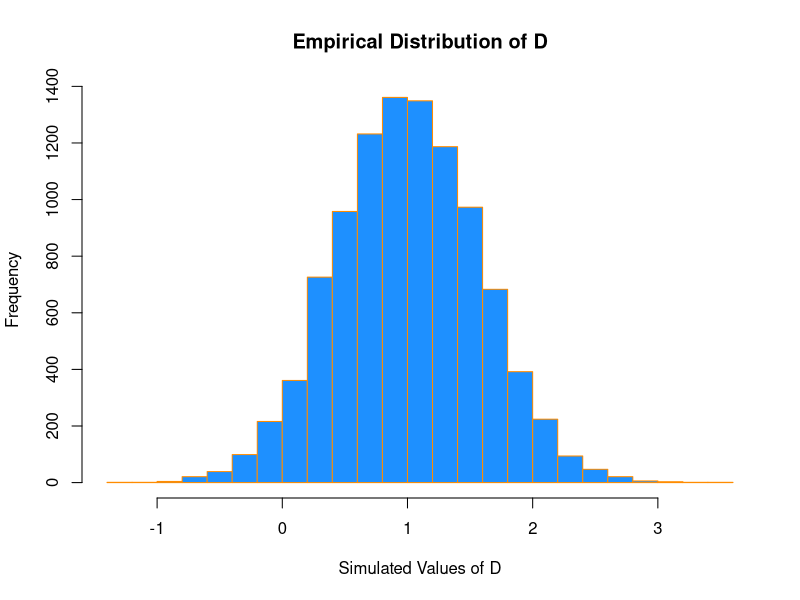
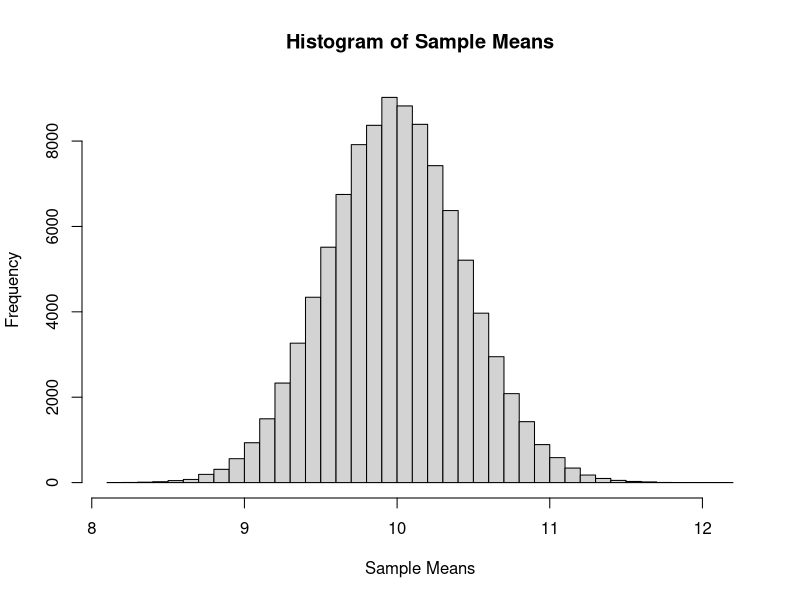
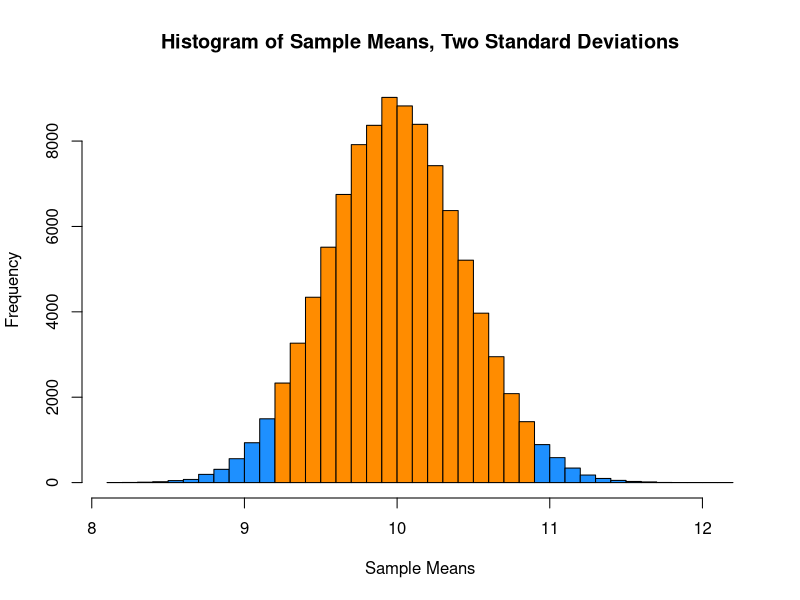

These figures' R source, in order:
# See ch5_probability_and_statistics.pdf

# ch5_probability_and_statistics.R

# Code from Chapter 5 of Applied Statistics

# Text and code used from:
# Applied Statistics with R
# 2021-07-23

# The license for Applied Statistics with R is given in the line below.
# This work is licensed under a Creative Commons Attribution- NonCommercial-ShareAlike 4.0 International License.

# The most current version of Applied Statistics with R should be available at:
# https://github.com/daviddalpiaz/appliedstats




# Chapter 5 Probability and Statistics in R
# 5.1 Probability in R
# 5.1.1 Distributions
# When working with different statistical distributions, we often want to make probabilistic statements based on the distribution.
# 
# We typically want to know one of four things:
#   
#   The density (pdf) at a particular value.
# The distribution (cdf) at a particular value.
# The quantile value corresponding to a particular probability.
# A random draw of values from a particular distribution.
# This used to be done with statistical tables printed in the back of textbooks. Now, R has functions for obtaining density, distribution, quantile and random values.
# 
# The general naming structure of the relevant R functions is:
#   
# dname calculates density (pdf) at input x.
# pname calculates distribution (cdf) at input x.
# qname calculates the quantile at an input probability.
# rname generates a random draw from a particular distribution.
# Note that name represents the name of the given distribution.



# To calculate the value of the pdf at x = 3, that is, the height of the curve at x = 3, use:
  
dnorm(x = 3, mean = 2, sd = 5)
## [1] 0.07820854

# To calculate the value of the cdf at x = 3  
#  the probability that  
# X
# is less than or equal to 3, use:
  
pnorm(q = 3, mean = 2, sd = 5)
## [1] 0.5792597

#Or, to calculate the quantile for probability 0.975, use:
  
qnorm(p = 0.975, mean = 2, sd = 5)

## [1] 11.79982

# Lastly, to generate a random sample of size n = 10, use:
  
rnorm(n = 10, mean = 2, sd = 5)
##  [1] -0.4667089  4.5714959  0.9830431 -3.4225013 -1.0426051  2.2234424
##  [7]  2.4282513  1.5055427  1.6161154  4.5332452

# These functions exist for many other distributions 
# Example 
#   
dbinom(x = 6, size = 10, prob = 0.75)
## [1] 0.145998

# Also note that, when using the dname functions with discrete distributions, they are the pmf of the distribution. For example, the above command is  


# 5.2 Hypothesis Tests in R
# A prerequisite for STAT 420 is an understanding of the basics of hypothesis testing.  hypothesis are specified. Usually the null specifies a particular value of a parameter.
# With given data, the value of the test statistic is calculated.
# Under the general assumptions, as well as assuming the null hypothesis is true, the distribution of the test statistic is known.
# Given the distribution and value of the test statistic, as well as the form of the alternative hypothesis, we can calculate a p-value of the test.
# Based on the p-value and pre-specified level of significance, we make a decision. One of:
#   
# Fail to reject the null hypothesis.
# Reject the null hypothesis.
# We’ll do some quick review of two of the most common tests to show how they are performed using R.
# 
# 5.2.1 One Sample t-Test:
# 
# 5.2.2 One Sample t-Test: Example
# Suppose a grocery store sells “16 ounce” boxes of Captain Crisp cereal. A random sample of 9 boxes was taken and weighed. The weight in ounces are stored in the data frame capt_crisp.

capt_crisp = data.frame(weight = c(15.5, 16.2, 16.1, 15.8, 15.6, 16.0, 15.8, 15.9, 16.2))

#The company that makes Captain Crisp cereal claims that the average weight of a box is at least 16 ounces. We will assume the weight of cereal in a box is normally distributed and use a 0.05 level of significance to test the company’s claim.

x_bar = mean(capt_crisp$weight)
s     = sd(capt_crisp$weight)
mu_0  = 16
n     = 9

# We can then easily compute the test statistic.

t = (x_bar - mu_0) / (s / sqrt(n))
t
## [1] -1.2

# Under the null hypothesis, the test statistic has a  
# t
# distribution 
# 
# To complete the test, we need to obtain the p-value of the test. Since this is a one-sided test with a less-than alternative, we need the area to the left of -1.2 for a  
# t distribution with 8 degrees of freedom. 




pt(t, df = n - 1)
## [1] 0.1322336

# We now have the p-value of our test, which is greater than our significance level (0.05), so we fail to reject the null hypothesis.
# 
# Alternatively, this entire process could have been completed using one line of R code.

t.test(x = capt_crisp$weight, mu = 16, alternative = c("less"), conf.level = 0.95)

## 
##  One Sample t-test
## 
## data:  capt_crisp$weight
## t = -1.2, df = 8, p-value = 0.1322
## alternative hypothesis: true mean is less than 16
## 95 percent confidence interval:
##      -Inf 16.05496
## sample estimates:
## mean of x 
##      15.9

# We supply R with the data, the hypothesized value of  
# μ
# , the alternative, and the confidence level. R then returns a wealth of information including:
#   
#   The value of the test statistic.
# The degrees of freedom of the distribution under the null hypothesis.
# The p-value of the test.
# The confidence interval which corresponds to the test.
# An estimate of  
# μ
# .
# Since the test was one-sided, R returned a one-sided confidence interval. If instead we wanted a two-sided interval for the mean weight of boxes of Captain Crisp cereal we could modify our code.

capt_test_results = t.test(capt_crisp$weight, mu = 16, alternative = c("two.sided"), conf.level = 0.95)

# This time we have stored the results. By doing so, we can directly access portions of the output from t.test(). To see what information is available we use the names() function.

names(capt_test_results)
##  [1] "statistic"   "parameter"   "p.value"     "conf.int"    "estimate"   
##  [6] "null.value"  "stderr"      "alternative" "method"      "data.name"
# We are interested in the confidence interval which is stored in conf.int.

capt_test_results$conf.int
## [1] 15.70783 16.09217
## attr(,"conf.level")
## [1] 0.95
# Let’s check this interval “by hand.” The one piece of information we are missing is the critical value,  


qt(0.975, df = 8)
## [1] 2.306004



c(mean(capt_crisp$weight) - qt(0.975, df = 8) * sd(capt_crisp$weight) / sqrt(9), mean(capt_crisp$weight) + qt(0.975, df = 8) * sd(capt_crisp$weight) / sqrt(9))
## [1] 15.70783 16.09217

#5.2.3 Two Sample t-Test: Review


#5.2.4 Two Sample t-Test: Example


x = c(70, 82, 78, 74, 94, 82)
n = length(x)

y = c(64, 72, 60, 76, 72, 80, 84, 68)
m = length(y)

# First, note that we can calculate the sample means and standard deviations.

x_bar = mean(x)
s_x   = sd(x)
y_bar = mean(y)
s_y   = sd(y)

# We can then calculate the pooled standard deviation.

s_p = sqrt(((n - 1) * s_x ^ 2 + (m - 1) * s_y ^ 2) / (n + m - 2))


t = ((x_bar - y_bar) - 0) / (s_p * sqrt(1 / n + 1 / m))
t
## [1] 1.823369


1 - pt(t, df = n + m - 2)
## [1] 0.04661961

# we could have simply performed this test in one line of R.

t.test(x, y, alternative = c("greater"), var.equal = TRUE)
## 
##  Two Sample t-test
## 
## data:  x and y
## t = 1.8234, df = 12, p-value = 0.04662
## alternative hypothesis: true difference in means is greater than 0
## 95 percent confidence interval:
##  0.1802451       Inf
## sample estimates:
## mean of x mean of y 
##        80        72

# Recall that a two-sample  
# t
# -test can be done with or without an equal variance assumption. Here var.equal = TRUE tells R we would like to perform the test under the equal variance assumption.
# 
# Above we carried out the analysis using two vectors x and y. In general, we will have a preference for using data frames.

t_test_data = data.frame(values = c(x, y), group  = c(rep("A", length(x)), rep("B", length(y))))

# We now have the data stored in a single variables (values) and have created a second variable (group) which indicates which “sample” the value belongs to.

t_test_data
##    values group
## 1      70     A
## 2      82     A
## 3      78     A
## 4      74     A
## 5      94     A
## 6      82     A
## 7      64     B
## 8      72     B
## 9      60     B
## 10     76     B
## 11     72     B
## 12     80     B
## 13     84     B
## 14     68     B

#Now to perform the test, we still use the t.test() function but with the ~ syntax and a data argument.

t.test(values ~ group, data = t_test_data, alternative = c("greater"), var.equal = TRUE)
## 
##  Two Sample t-test
## 
## data:  values by group
## t = 1.8234, df = 12, p-value = 0.04662
## alternative hypothesis: true difference in means between group A and group B is greater than 0
## 95 percent confidence interval:
##  0.1802451       Inf
## sample estimates:
## mean in group A mean in group B 
##              80              72


# 5.3 Simulation
# Simulation and model fitting are related but opposite processes.
# 
# In simulation, the data generating process is known. We will know the form of the model as well as the value of each of the parameters. In particular, we will often control the distribution and parameters which define the randomness, or noise in the data.
# In model fitting, the data is known. We will then assume a certain form of model and find the best possible values of the parameters given the observed data. Essentially we are seeking to uncover the truth. Often we will attempt to fit many models, and we will learn metrics to assess which model fits best.
# 
# Simulation vs Modeling
# 
# Often we will simulate data according to a process we decide, then use a modeling method seen in class. We can then verify how well the method works, since we know the data generating process.
# 
# One of the biggest strengths of R is its ability to carry out simulations using built-in functions for generating random samples from certain distributions. We’ll look at two very simple examples here, however simulation will be a topic we revisit several times throughout the course.


# 5.3.1 Paired Differences


pnorm(2, mean = 1, sd = sqrt(0.32)) - pnorm(0, mean = 1, sd = sqrt(0.32))
## [1] 0.9229001

# An alternative approach, would be to simulate a large number of observations of  D
# then use the empirical distribution to calculate the probability.
# 
# 
set.seed(42)
num_samples = 10000
differences = rep(0, num_samples)
# 
# Before starting our for loop to perform the operation, we set a seed for reproducibility, create and set a variable num_samples which will define the number of repetitions, and lastly create a variables differences which will store the simulate values,  
# d
# s
# .
# 
# By using set.seed() we can reproduce the random results of rnorm() each time starting from that line.

for (s in 1:num_samples) {
  x1 = rnorm(n = 25, mean = 6, sd = 2)
  x2 = rnorm(n = 25, mean = 5, sd = 2)
  differences[s] = mean(x1) - mean(x2)
}

# To estimate  
# P
# (
#   0
#   <
#     D
#   <
#     2
# )
# 
# we will find the proportion of values of  
# d
# s
# (among the 10^{4} values of  
#   d
#   s
#   generated) that are between 0 and 2.
# 
# mean(0 < differences & differences < 2)
# ## [1] 0.9222
# 
# 
# If we look at a histogram of the differences, we find that it looks very much like a normal distribution.

hist(differences, breaks = 20, 
     main   = "Empirical Distribution of D",
     xlab   = "Simulated Values of D",
     col    = "dodgerblue",
     border = "darkorange")


# Also the sample mean and variance are very close to to what we would expect.

mean(differences)
## [1] 1.001423
var(differences)
## [1] 0.3230183
# We could have also accomplished this task with a single line of more “idiomatic” R.

set.seed(42)
diffs = replicate(10000, mean(rnorm(25, 6, 2)) - mean(rnorm(25, 5, 2)))

# Use ?replicate to take a look at the documentation for the replicate function and see if you can understand how this line performs the same operations that our for loop above executed.

mean(differences == diffs)
## [1] 1
# We see that by setting the same seed for the randomization, we actually obtain identical results!
  
# 5.3.2 Distribution of a Sample Mean
# 
# For another example of simulation, we will simulate observations from a Poisson distribution, and examine the empirical distribution of the sample mean of these observations.
# 
# 
# The following verifies this result for a Poisson distribution with  
# μ
# =
#   10
# and a sample size of  
# n
# =
#   50


set.seed(1337)
mu          = 10
sample_size = 50
samples     = 100000
x_bars      = rep(0, samples)

for(i in 1:samples){
  x_bars[i] = mean(rpois(sample_size, lambda = mu))
}

x_bar_hist = hist(x_bars, breaks = 50, 
                  main = "Histogram of Sample Means",
                  xlab = "Sample Means")


# Now we will compare sample statistics from the empirical distribution with their known values based on the parent distribution.

c(mean(x_bars), mu)
## [1] 10.00008 10.00000
c(var(x_bars), mu / sample_size)
## [1] 0.1989732 0.2000000
c(sd(x_bars), sqrt(mu) / sqrt(sample_size))
## [1] 0.4460641 0.4472136

# And here, we will calculate the proportion of sample means that are within 2 standard deviations of the population mean.

mean(x_bars > mu - 2 * sqrt(mu) / sqrt(sample_size) &
       x_bars < mu + 2 * sqrt(mu) / sqrt(sample_size))
## [1] 0.95429

# This last histogram uses a bit of a trick to approximately shade the bars that are within two standard deviations of the mean.)

shading = ifelse(x_bar_hist$breaks > mu - 2 * sqrt(mu) / sqrt(sample_size) & 
                   x_bar_hist$breaks < mu + 2 * sqrt(mu) / sqrt(sample_size),
                 "darkorange", "dodgerblue")

x_bar_hist = hist(x_bars, breaks = 50, col = shading,
                  main = "Histogram of Sample Means, Two Standard Deviations",
                  xlab = "Sample Means")


